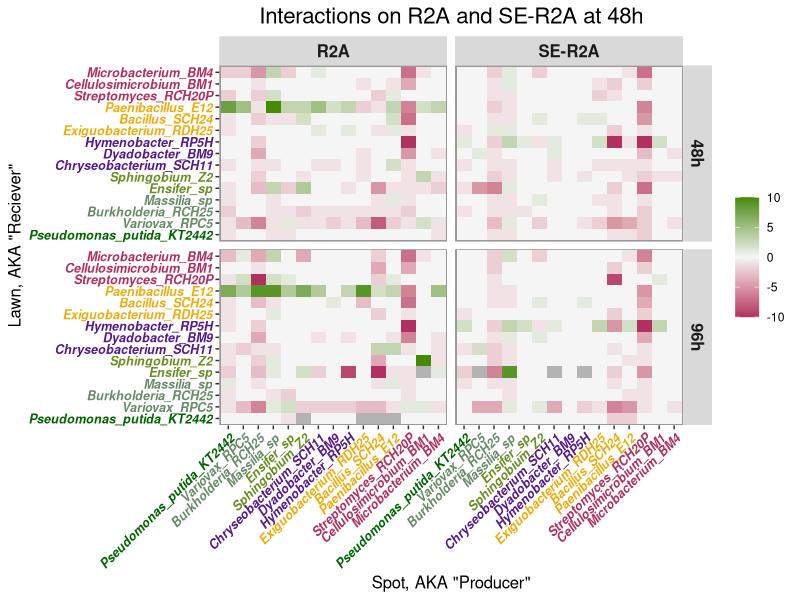

Write the R code that produced this figure. (Note: this script raises an error after producing the figure.)


setwd("~/Desktop/InhibitoryAssays")
library(tidyverse)



# R2A data 48h 
R2A_48h_abbrev <- read.csv("Data_csvs/R2A_Rep1_48h_15strains_SH9-BM23names.csv", header = TRUE)
R2A_48h_abbrev$Strain_ID <- as.character(R2A_48h_abbrev$Strain_ID)
R2A_48h_abbrev_pivot <- pivot_longer(R2A_48h_abbrev, c(2:16), values_drop_na = FALSE)
R2A_48h_abbrev_pivot$Lawn <- as.factor(R2A_48h_abbrev_pivot$Strain_ID)
R2A_48h_abbrev_pivot$Spot <- as.factor(R2A_48h_abbrev_pivot$name)
R2A_48h_abbrev_pivot$value <- as.numeric(R2A_48h_abbrev_pivot$value)
R2A48h <- rep("R2A-48h", 225)
R2A_48h_abbrev_pivot$MediaTime <- R2A48h
R2A <- rep("R2A", 225)
R2A_48h_abbrev_pivot$Media <- R2A
Time48h <- rep("48h", 225)
R2A_48h_abbrev_pivot$Time <- Time48h

# R2A data 96h 
R2A_96h_abbrev <- read.csv("Data_csvs/R2A_Rep1_96h-15strains-GenusNoSpeciesID.csv", header = TRUE)
R2A_96h_abbrev$Strain_ID <- as.character(R2A_96h_abbrev$Strain_ID)
R2A_96h_abbrev_pivot <- pivot_longer(R2A_96h_abbrev, c(2:16), values_drop_na = FALSE)
R2A_96h_abbrev_pivot$Lawn <- as.factor(R2A_96h_abbrev_pivot$Strain_ID)
R2A_96h_abbrev_pivot$Spot <- as.factor(R2A_96h_abbrev_pivot$name)
R2A_96h_abbrev_pivot$value <- as.numeric(R2A_96h_abbrev_pivot$value)
R2A96h <- rep("R2A-96h", 225)
R2A_96h_abbrev_pivot$MediaTime <- R2A96h
R2A <- rep("R2A", 225)
R2A_96h_abbrev_pivot$Media <- R2A
Time96h <- rep("96h", 225)
R2A_96h_abbrev_pivot$Time <- Time96h



# SE-R2A data 48h 
SE_R2A_48h_abbrev <- read.csv("Data_csvs/SE-R2A-48h-GenusNoSpeciesID.csv", header = TRUE)
SE_R2A_48h_abbrev$Strain_ID <- as.character(SE_R2A_48h_abbrev$Strain_ID)
SER2A_48h_abbrev_pivot <- pivot_longer(SE_R2A_48h_abbrev, c(2:16), values_drop_na = FALSE)
SER2A_48h_abbrev_pivot$Lawn <- as.factor(SER2A_48h_abbrev_pivot$Strain_ID)
SER2A_48h_abbrev_pivot$Spot <- as.factor(SER2A_48h_abbrev_pivot$name)
SER2A_48h_abbrev_pivot$value <- as.numeric(SER2A_48h_abbrev_pivot$value)
R2A48h <- rep("SE-R2A-48h", 225)
SER2A_48h_abbrev_pivot$MediaTime <- R2A48h
SER2A <- rep("SE-R2A", 225)
SER2A_48h_abbrev_pivot$Media <- SER2A
Time48h <- rep("48h", 225)
SER2A_48h_abbrev_pivot$Time <- Time48h

# SE-R2A data 96h 
SE_R2A_96h_abbrev <- read.csv("Data_csvs/SE-R2A-96h-GenusNoSpecies.csv", header = TRUE)
SE_R2A_96h_abbrev$Strain_ID <- as.character(SE_R2A_96h_abbrev$Strain_ID)
SER2A_96h_abbrev_pivot <- pivot_longer(SE_R2A_96h_abbrev, c(2:16), values_drop_na = FALSE)
SER2A_96h_abbrev_pivot$Lawn <- as.factor(SER2A_96h_abbrev_pivot$Strain_ID)
SER2A_96h_abbrev_pivot$Spot <- as.factor(SER2A_96h_abbrev_pivot$name)
SER2A_96h_abbrev_pivot$value <- as.numeric(SER2A_96h_abbrev_pivot$value)
SER2A96h <- rep("SE-R2A-96h", 225)
SER2A_96h_abbrev_pivot$MediaTime <- SER2A96h
SER2A <- rep("SE-R2A", 225)
SER2A_96h_abbrev_pivot$Media <- SER2A
Time96h <- rep("96h", 225)
SER2A_96h_abbrev_pivot$Time <- Time96h

SEandR2A_merged48 <- rbind(SER2A_48h_abbrev_pivot, R2A_48h_abbrev_pivot)
SEandR2A_mergedALL <- rbind(SER2A_48h_abbrev_pivot, R2A_48h_abbrev_pivot,
                            SER2A_96h_abbrev_pivot, R2A_96h_abbrev_pivot)




strain_order_names <- c('Pseudomonas_putida_KT2442', 'Pseudomonas_E5', 'Pseudomonas_RPE1',	'Pseudomonas_RP5',
                        'Pseudomonas_RDP22', 'Pseudomonas_RDP27',	
                        'Luteibacter_BM7',	'Lysobacter_BM12',	'Stenotrophomonas_BM25',
                        'Dyella_R23', 'Rhodanobacteraceae_S20', 'Enterobacter_RPA1',
                        'Variovax_RPC5', 'Burkholderia_BM21', 'Burkholderia_RCH25', 'Massilia_Z16', 'Massilia_MnBlack',
                        'Massilia_sp', 'Massilia_SH9', 'Ensifer_sp',
                        'Ensifer_BM17', 'Ensifer_E15', 'Ensifer_BM23', 'Agrobacterium_E4',
                        'Sphingobium_Z2', 'Novosphingobium_RCH3', 'Methylobacterium_RPE3',
                        'Chryseobacterium_SCH11', 'Dyadobacter_BM9', 'Hymenobacter_RP5H',
                        'Exiguobacterium_RDH20',	'Exiguobacterium_RDH25',	'Bacillus_SCH24', 
                        'Paenibacillus_E12','Paenibacillus_SH19',
                        'Streptomyces_RDH1',	'Streptomyces_RCH20P',	'Streptomyces_R1', 'Streptomyces_BM16',
                        'Cellulosimicrobium_BM1',	'Nocardioides_BM13', 'Micrococcus_SCH4',
                        'Microbacterium_BM4', 'Arthrobacter_RDH6',
                        'Pseudomonas_PAO1', 'Pseudomonas_Pf5')


# COlor code the strains by their phyla!
    # darkgreen = G-proteobacteria    darkseagreen4 = B-proteobacteria    
    # olivedrab = A-proteobacteria    purple4 = Bacteroidetes    
    # darkgoldenrod2 = Firmicutes     maroon = Actinobacteria


strain_name_colors_abbrev <- c("darkgreen", "darkseagreen4", "darkseagreen4", "darkseagreen4", 
                        "olivedrab", "olivedrab", "purple4", "purple4",
                        "purple4", "darkgoldenrod2", "darkgoldenrod2", "darkgoldenrod2", "maroon",
                        "maroon", "maroon")





ggplot(data = SEandR2A_mergedALL, aes(x=factor(Spot, level = strain_order_names),
                                       y=factor(Lawn, level =strain_order_names), fill=value) ) + 
  facet_grid(Time ~ Media, space = "free", scales = "free") +
  geom_tile()  + xlab('Spot, AKA "Producer"') + ylab('Lawn, AKA "Reciever"') +
  ggtitle("Interactions on R2A and SE-R2A at 48h") + 
  scale_fill_gradient2(low = "maroon", high = "chartreuse4", mid = "whitesmoke", 
                       midpoint = 0, space = "Lab",
                       na.value = "grey70", limit = c(-10,10)) +
  labs(fill = "") + 
  theme(axis.text.x = element_text(size=9, angle = 45, vjust = 1, hjust = 1, face="bold.italic", color=strain_name_colors_abbrev),
        axis.text.y=element_text(face="bold.italic", size=9, color=strain_name_colors_abbrev),
        plot.title = element_text(hjust = 0.5, size=16),
        axis.title=element_text(size=12),
        plot.background = element_rect(fill="white"),
        strip.text.x = element_text(face="bold", size=12, angle=0), 
        strip.text.y = element_text(face="bold", size=12, angle=270),
        panel.background = element_rect(fill="grey60"),
        panel.grid = element_blank()) 
+
  scale_x_discrete(expand = c(0.01, 0.01)) + scale_y_discrete(expand = c(0.01, 0.01))


















############################ Compare R2A to R2A + Fe ############################

#R2A data
R2A48 <- read.csv("Data_csvs/R2A_Rep1_48h_15strains_SH9-BM23names.csv", header = TRUE)
R2A48_pivot <- pivot_longer(R2A48, c(2:16), values_drop_na = FALSE)
R2A48_pivot$Lawn <- as.factor(R2A48_pivot$Strain_ID)
R2A48_pivot$Spot <- as.factor(R2A48_pivot$name)
R2A48_pivot$value <- as.numeric(R2A48_pivot$value)
R2A_48h <- rep("R2A-48h", 225)
R2A48_pivot$MediaTime <- R2A_48h
R2A <- rep("R2A", 225)
R2A48_pivot$Media <- R2A
R2A48_pivot$BaseMedia <- R2A
NoFe <- rep("-FeCl3", 225)
R2A48_pivot$FeSupp <- NoFe
Time48h_2 <- rep("48h", 225)
R2A48_pivot$Time <- Time48h_2


#R2A+Fe data
R2AFe48 <- read.csv("Data_csvs/R2A_Fe_96h-15strains.csv", header = TRUE, nrows=16)
R2AFe48_pivot <- pivot_longer(R2AFe48, c(2:16), values_drop_na = FALSE)
R2AFe48_pivot$Lawn <- as.factor(R2AFe48_pivot$Strain_ID)
R2AFe48_pivot$Spot <- as.factor(R2AFe48_pivot$name)
R2AFe48_pivot$value <- as.numeric(R2AFe48_pivot$value)
R2AFe_48h <- rep("R2A-Fe-48h", 225)
R2AFe48_pivot$MediaTime <- R2AFe_48h
R2AFe <- rep("R2A+Fe", 225)
R2AFe48_pivot$Media <- R2AFe
R2AFe48_pivot$BaseMedia <- R2A
SuppFe <- rep("+FeCl3", 225)
R2AFe48_pivot$FeSupp <- SuppFe
Time48h_2 <- rep("48h", 225)
R2AFe48_pivot$Time <- Time48h_2


#R2A 96h data
R2A96 <- read.csv("Data_csvs/R2A_Rep1_96h-15strains_SH9-BM23names.csv", header = TRUE)
R2A96_pivot <- pivot_longer(R2A96, c(2:16), values_drop_na = FALSE)
R2A96_pivot$Lawn <- as.factor(R2A96_pivot$Strain_ID)
R2A96_pivot$Spot <- as.factor(R2A96_pivot$name)
R2A96_pivot$value <- as.numeric(R2A96_pivot$value)
R2A_96h <- rep("R2A-96h", 225)
R2A96_pivot$MediaTime <- R2A_96h
R2A <- rep("R2A", 225)
R2A96_pivot$Media <- R2A
R2A96_pivot$BaseMedia <- R2A
NoFe <- rep("-FeCl3", 225)
R2A96_pivot$FeSupp <- NoFe
Time96h_2 <- rep("96h", 225)
R2A96_pivot$Time <- Time96h_2


#R2A+Fe 96h data
R2AFe96 <- read.csv("Data_csvs/R2A_Fe_96h-15strains.csv", header = TRUE, nrows=16)
R2AFe96_pivot <- pivot_longer(R2AFe96, c(2:16), values_drop_na = FALSE)
R2AFe96_pivot$Lawn <- as.factor(R2AFe96_pivot$Strain_ID)
R2AFe96_pivot$Spot <- as.factor(R2AFe96_pivot$name)
R2AFe96_pivot$value <- as.numeric(R2AFe96_pivot$value)
R2AFe_96h <- rep("R2A-Fe-96h", 225)
R2AFe96_pivot$MediaTime <- R2AFe_96h
R2AFe <- rep("R2A+Fe", 225)
R2AFe96_pivot$Media <- R2AFe
R2AFe96_pivot$BaseMedia <- R2A
SuppFe <- rep("+FeCl3", 225)
R2AFe96_pivot$FeSupp <- SuppFe
Time96h_2 <- rep("96h", 225)
R2AFe96_pivot$Time <- Time96h_2


R2A_Fe_48and96 <- rbind(R2AFe96_pivot, R2A96_pivot, R2AFe48_pivot, R2A48_pivot)


SEandFeandR2A_ALL <- rbind(SER2A_48h_abbrev_pivot, R2A_48h_abbrev_pivot,
                           SER2A_96h_abbrev_pivot, R2A_96h_abbrev_pivot,
                           R2AFe48_pivot, R2AFe96_pivot)


# COlor code the strains by their phyla!
# darkgreen = G-proteobacteria    darkseagreen4 = B-proteobacteria    
# olivedrab = A-proteobacteria    purple4 = Bacteroidetes    
# darkgoldenrod2 = Firmicutes     maroon = Actinobacteria


strain_name_colors_abbrev2 <- c("darkgreen", "darkseagreen4", "darkseagreen4", "darkseagreen4", 
                               "olivedrab", "olivedrab", "olivedrab", "purple4", "purple4",
                               "purple4", "darkgoldenrod2", "darkgoldenrod2", "darkgoldenrod2", "maroon",
                               "maroon", "maroon")

ggplot(data = SEandFeandR2A_ALL, aes(x=factor(Spot, level = strain_order_names),
                                      y=factor(Lawn, level =strain_order_names), fill=value) ) + 
  facet_grid(Time ~ Media, space = "free", scales = "free") +
  geom_tile()  + xlab('Spot, AKA "Producer"') + ylab('Lawn, AKA "Reciever"') +
  ggtitle("Interactions on R2A and R2A+Fe at 48h and 96h") + 
  scale_fill_gradient2(low = "maroon", high = "chartreuse4", mid = "whitesmoke", 
                       midpoint = 0, space = "Lab",
                       na.value = "grey70", limit = c(-10,10)) +
  labs(fill = "") + 
  theme(axis.text.x = element_text(size=9, angle = 45, vjust = 1, hjust = 1, face="bold.italic"),
        axis.text.y=element_text(face="bold.italic", size=9),
        plot.title = element_text(hjust = 0.5, size=16),
        axis.title=element_text(size=12),
        plot.background = element_rect(fill="white"),
        strip.text.x = element_text(face="bold", size=12, angle=0), 
        strip.text.y = element_text(face="bold", size=12, angle=270),
        panel.background = element_rect(fill="grey60"),
        panel.grid = element_blank()) 
+
  scale_x_discrete(expand = c(0.01, 0.01)) + scale_y_discrete(expand = c(0.01, 0.01))
